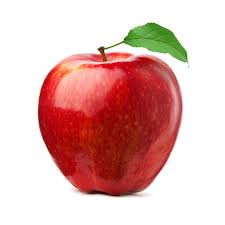
#> input picture Image Edge Detection/apple.jpg, 225 x 225 px, found by its file name
$ python Image_basic_maniplation.py
#> lines starting #> are read from the running program, lines starting #| are printed output that depends on the picture
from PIL import Image, ImageFilter
im = Image.open( 'Desktop/apple.jpg' )#read the image
#> im is the input picture: PIL image 225x225 RGB; mean R, G, B 225.6, 183.9, 180.2
im.show()#image display
im_sharp = im.filter( ImageFilter.SHARPEN )#filterng the imaga
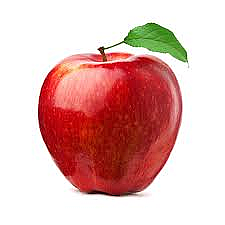
#> im_sharp: PIL image 225x225 RGB; mean R, G, B 225.3, 183.8, 180.2
im_sharp.save( 'image_sharpened.jpg', 'JPEG' )#saving the image
r,g,b = im_sharp.split()#splitting the image into r,g,b cotext
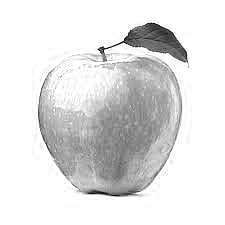
#> r: PIL image 225x225 L; min 0, max 255, mean 225.3
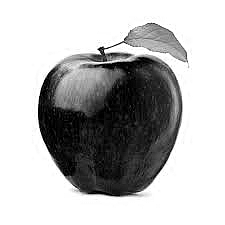
#> g: PIL image 225x225 L; min 0, max 255, mean 183.8
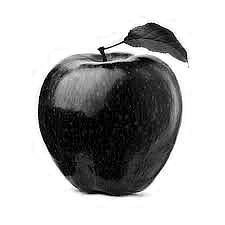
#> b: PIL image 225x225 L; min 0, max 255, mean 180.2
exif_data = im._getexif()#gettng resultent one

$ run again, with Image Edge Detection/graps.jpg copied over Image Edge Detection/apple.jpg
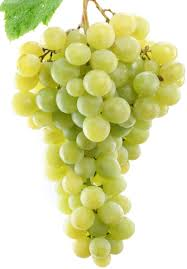
#> input picture Image Edge Detection/graps.jpg, 187 x 269 px, found by its file name
#> im is the input picture: PIL image 187x269 RGB; mean R, G, B 218.4, 220.6, 166.2
#> `r,g,b = im_sharp.split()#splitting the image into r,g,b cotext`:
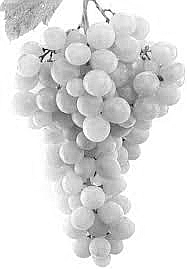
#> g: PIL image 187x269 L; min 0, max 255, mean 220.4
#> `r,g,b = im_sharp.split()#splitting the image into r,g,b cotext`:
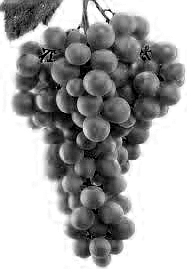
#> b: PIL image 187x269 L; min 0, max 255, mean 166.3
